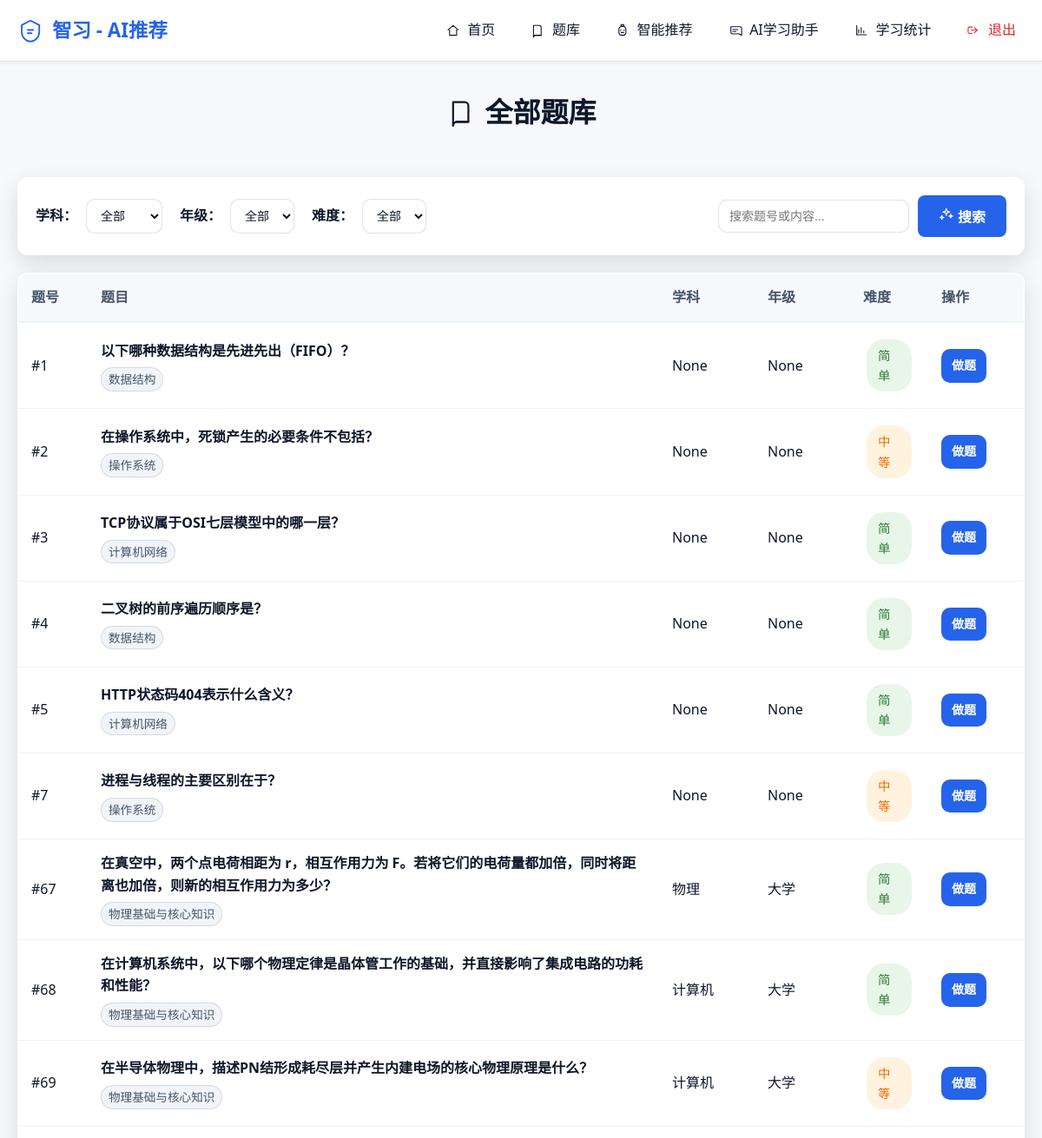
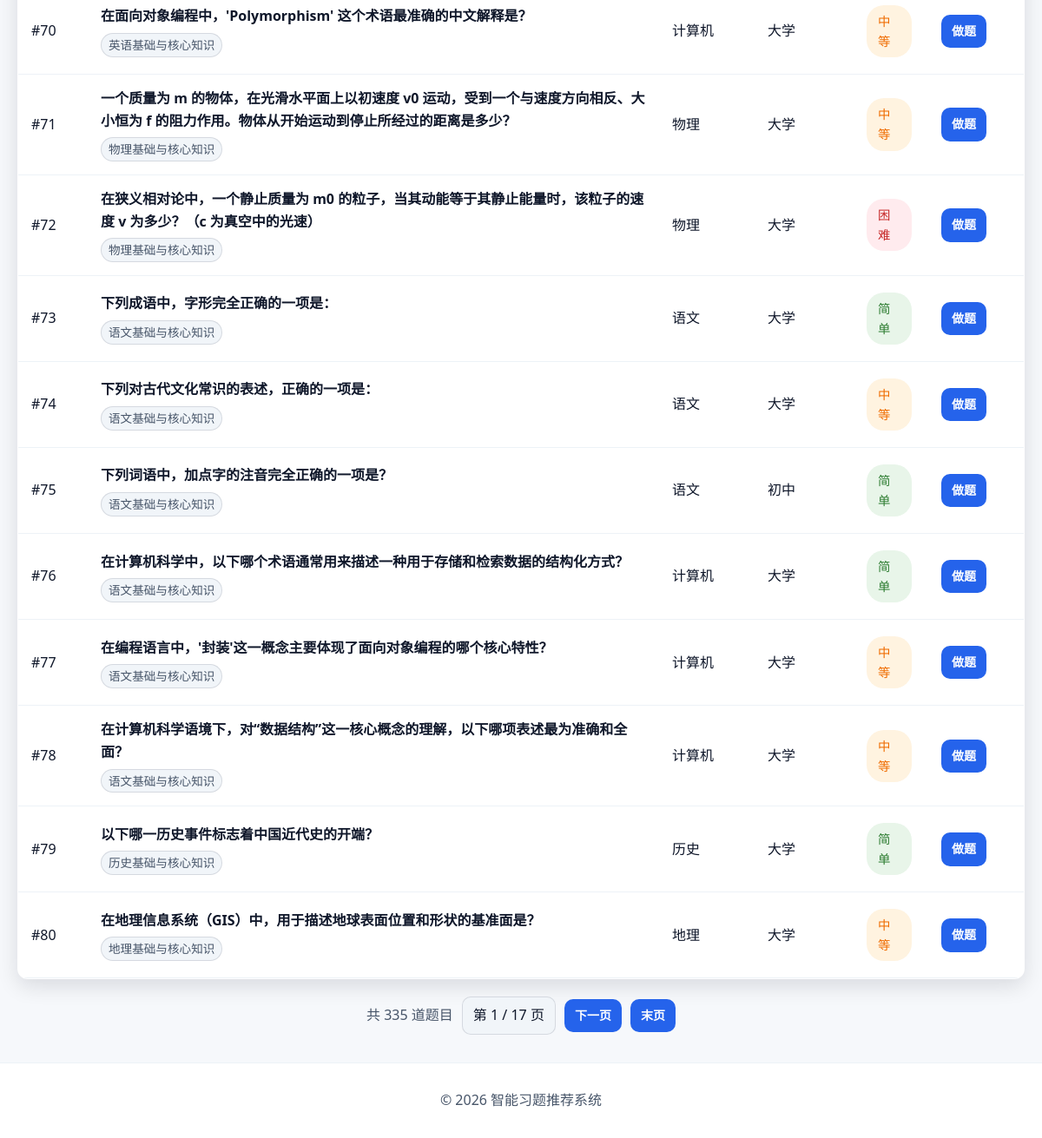
The page /question_bank (signed in) on the database its author committed (2 pictures, top to bottom).
### tables this page shows
CREATE TABLE questions (
                        id INTEGER PRIMARY KEY AUTOINCREMENT,
                        question TEXT NOT NULL,
                        options TEXT NOT NULL,
                        answer TEXT NOT NULL,
                        knowledge TEXT,
                        difficulty TEXT,
                        subject TEXT,
                        grade TEXT,
                        is_deleted INTEGER DEFAULT 0,
                        created_at TEXT DEFAULT (datetime('now')),
                        updated_at TEXT DEFAULT (datetime('now')),
                        created_by INTEGER REFERENCES users(id)
                    );

### exam-recommend-system/app.py (the view)
@app.route('/question_bank')
def question_bank():
    if 'username' not in session:
        return redirect(url_for('login'))
    subject = request.args.get('subject', '全部')
    grade = request.args.get('grade', '全部')
    difficulty = request.args.get('difficulty', '全部')
    search = request.args.get('search', '')
    page = max(1, request.args.get('page', 1, type=int))
    page_size = 20
    total = QuestionModel.count(
        subject=subject, grade=grade, difficulty=difficulty, search=search
    )
    skip = (page - 1) * page_size
    questions = QuestionModel.get_all(
        skip=skip, limit=page_size,
        subject=subject, grade=grade, difficulty=difficulty, search=search
    )
    print(f"[DEBUG] 题库查询: subject={subject}, grade={grade}, difficulty={difficulty}, total={total}, 返回={len(questions)}")
    return render_template('question_bank.html',
                          questions=questions,
                          subject=subject,
                          grade=grade,
                          difficulty=difficulty,
                          search=search,
                          page=page,
                          total=total,
                          page_size=page_size)

### exam-recommend-system/app.py (called while the page is built)
@app.before_request
def before_request():
    if request.endpoint and request.endpoint.startswith('admin.'):
        return
    if request.endpoint and request.endpoint in ('login', 'register', 'static'):
        return
    if request.path.startswith('/api/'):
        return

### exam-recommend-system/db_config.py (called while the page is built)
    def _create_sqlite_connection(self):
        conn = sqlite3.connect(self.db_path, check_same_thread=False)
        conn.row_factory = sqlite3.Row
        conn.execute('PRAGMA foreign_keys = ON')
        conn.execute('PRAGMA journal_mode = WAL')
        conn.execute('PRAGMA busy_timeout = 5000')
        return conn

    def get_pool(self):
        if self._pool is None:
            self.init_pool()
        return self._pool

    @contextmanager
    def get_connection(self):
        pool = self.get_pool()
        conn = None
        try:
            if self.db_type == 'sqlite':
                conn = pool.get_connection()
            else:
                conn = pool.getconn()
            conn.autocommit = False
            yield conn
            conn.commit()
        except Exception as e:
            if conn:
                conn.rollback()
            raise
        finally:
            if conn:
                if self.db_type == 'sqlite':
                    conn.close()
                else:
                    pool.putconn(conn)

    def get_connection(self):
        with self._lock:
            if self._pool:
                return self._pool.pop()
            if len(self._pool) < self.max_conn:
                return self.factory()
            raise Exception("连接池已满")

### exam-recommend-system/models.py (called while the page is built)
def normalize_time_str(val):
    if val is None:
        return None
    if not isinstance(val, str):
        return val
    s = val.replace('T', ' ')
    if len(s) >= 19:
        return s[:19]
    return s

def normalize_dt_fields(d, fields):
    for f in fields:
        if f in d and d[f] is not None:
            d[f] = normalize_time_str(d[f])
    return d

def json_loads_default(val):
    if val is None:
        return []
    if isinstance(val, str):
        try:
            return json.loads(val)
        except:
            return []
    return val

### exam-recommend-system/templates/question_bank.html (shortened to what this page needs)
{% extends "base.html" %}
{% from "_icons.html" import icon %}
{% block content %}
<div class="dashboard-header">
    <h1>{{ icon('book') }} 全部题库</h1>
</div>
<div class="filter-card card">
    <form action="/question_bank" method="GET" class="filter-form filter-form-start">
        <div class="filter-item">
            <label>学科：</label>
            <select name="subject" class="form-select">
                <option value="全部" {% if subject == '全部' %}selected{% endif %}>全部</option>
            </select>
        </div>
        <div class="filter-item">
            <label>年级：</label>
            <select name="grade" class="form-select">
                <option value="全部" {% if grade == '全部' %}selected{% endif %}>全部</option>
            </select>
        </div>
        <div class="filter-item">
            <label>难度：</label>
            <select name="difficulty" class="form-select">
                <option value="全部" {% if difficulty == '全部' %}selected{% endif %}>全部</option>
            </select>
        </div>
        <div class="filter-item filter-item-end">
            <input type="text" name="search" placeholder="搜索题号或内容..." value="{{ search }}" class="form-input">
            <button type="submit" class="btn-primary">
                {{ icon('sparkles') }} 搜索
            </button>
        </div>
    </form>
</div>
<div class="card table-card">
    <table class="history-table">
        <thead>
            <tr>
                <th class="col-id">题号</th>
                <th>题目</th>
                <th class="col-sm">学科</th>
                <th class="col-sm">年级</th>
                <th class="col-xs">难度</th>
                <th class="col-sm">操作</th>
            </tr>
        </thead>
        <tbody>
            {% for q in questions %}
            <tr>
                <td>#{{ q.id }}</td>
                <td>
                    <div class="cell-title">{{ q.question }}</div>
                    <div class="cell-meta">
                        <span class="pill">{{ q.knowledge }}</span>
                    </div>
                </td>
                <td>{{ q.get('subject', '计算机') }}</td>
                <td>{{ q.get('grade', '大学') }}</td>
                <td>
                    <span class="tag {% if q.difficulty == '简单' %}tag-success{% elif q.difficulty == '困难' %}tag-danger{% else %}tag-warning{% endif %}">
                        {{ q.difficulty }}
                    </span>
                </td>
                <td>
                    <a href="/question/{{ q.id }}?from=bank" class="btn-primary btn-sm">做题</a>
                </td>
            </tr>
            {% else %}
            <tr>
                <td colspan="6" class="table-empty">
                    未找到符合条件的题目
                </td>
            </tr>
            {% endfor %}
        </tbody>
    </table>
</div>
{% if total > page_size %}
<div class="pagination-bar">
    <span class="muted">共 {{ total }} 道题目</span>
    {% set total_pages = (total / page_size)|round(method='ceil')|int %}
    <span class="page-indicator">第 {{ page }} / {{ total_pages }} 页</span>
    {% if page < total_pages %}
    <a href="?page={{ page + 1 }}&subject={{ subject }}&grade={{ grade }}&difficulty={{ difficulty }}&search={{ search }}" class="btn-primary btn-sm">下一页</a>
    <a href="?page={{ total_pages }}&subject={{ subject }}&grade={{ grade }}&difficulty={{ difficulty }}&search={{ search }}" class="btn-primary btn-sm">末页</a>
    {% endif %}
</div>
{% endif %}
{% endblock %}

### exam-recommend-system/templates/base.html (shortened to what this page needs)
<!DOCTYPE html>
{% from "_icons.html" import icon %}
<html lang="zh-CN">
<head>
    <link rel="stylesheet" href="{{ url_for('static', filename='css/style.css') }}">
</head>
<body>
    {% if session.get('username') %}
    <nav class="navbar">
        <div class="container">
            <a href="/" class="logo">{{ icon('logo', 'icon-lg') }}<span>智习 - AI推荐</span></a>
            <div class="nav-links">
                <a href="/">{{ icon('home') }}<span>首页</span></a>
                <a href="/question_bank">{{ icon('book') }}<span>题库</span></a>
                <a href="/recommend">{{ icon('robot') }}<span>智能推荐</span></a>
                <a href="/ai_chat">{{ icon('chat') }}<span>AI学习助手</span></a>
                <a href="/stats">{{ icon('chart') }}<span>学习统计</span></a>
                <a href="/logout" class="btn-logout">{{ icon('logout') }}<span>退出</span></a>
            </div>
        </div>
    </nav>
    {% endif %}
    <div class="main-container">
        {% block content %}{% endblock %}
    </div>
    <footer>
        <p>&copy; 2026 智能习题推荐系统</p>
    </footer>
</body>
</html>

### exam-recommend-system/templates/_icons.html
{% macro icon(name, class='') -%}
<svg class="icon {{ class }}" aria-hidden="true" focusable="false">
    <use href="{{ url_for('static', filename='icons/sprite.svg') }}#{{ name }}"></use>
</svg>
{%- endmacro %}

### rows shown on the page
questions: id "1", question "以下哪种数据结构是先进先出（FIFO）？", knowledge "数据结构", get "None", difficulty "简单"
questions: id "2", question "在操作系统中，死锁产生的必要条件不包括？", knowledge "操作系统", get "None", difficulty "中等"
questions: id "3", question "TCP协议属于OSI七层模型中的哪一层？", knowledge "计算机网络", get "None", difficulty "简单"
questions: id "4", question "二叉树的前序遍历顺序是？", knowledge "数据结构", get "None", difficulty "简单"
questions: id "5", question "HTTP状态码404表示什么含义？", knowledge "计算机网络", get "None", difficulty "简单"
questions: id "7", question "进程与线程的主要区别在于？", knowledge "操作系统", get "None", difficulty "中等"
questions: id "67", question "在真空中，两个点电荷相距为 r，相互作用力为 F。若将它们的电荷量都加倍，同时将距离也加倍，则新的相互作用力为多少？", knowledge "物理基础与核心知识", get "物理", get "大学", difficulty "简单"
questions: id "68", question "在计算机系统中，以下哪个物理定律是晶体管工作的基础，并直接影响了集成电路的功耗和性能？", knowledge "物理基础与核心知识", get "计算机", get "大学", difficulty "简单"
questions: id "69", question "在半导体物理中，描述PN结形成耗尽层并产生内建电场的核心物理原理是什么？", knowledge "物理基础与核心知识", get "计算机", get "大学", difficulty "中等"
questions: id "70", question "在面向对象编程中，'Polymorphism' 这个术语最准确的中文解释是？", knowledge "英语基础与核心知识", get "计算机", get "大学", difficulty "中等"
questions: id "71", question "一个质量为 m 的物体，在光滑水平面上以初速度 v0 运动，受到一个与速度方向相反、大小恒为 f 的阻力作用。物体从开始运动到停止所经过的距离是多少？", knowledge "物理基础与核心知识", get "物理", get "大学", difficulty "中等"
questions: id "72", question "在狭义相对论中，一个静止质量为 m0 的粒子，当其动能等于其静止能量时，该粒子的速度 v 为多少？（c 为真空中的光速）", knowledge "物理基础与核心知识", get "物理", get "大学", difficulty "困难"
questions: id "73", question "下列成语中，字形完全正确的一项是：", knowledge "语文基础与核心知识", get "语文", get "大学", difficulty "简单"
questions: id "74", question "下列对古代文化常识的表述，正确的一项是：", knowledge "语文基础与核心知识", get "语文", get "大学", difficulty "中等"
questions: id "75", question "下列词语中，加点字的注音完全正确的一项是？", knowledge "语文基础与核心知识", get "语文", get "初中", difficulty "简单"
questions: id "76", question "在计算机科学中，以下哪个术语通常用来描述一种用于存储和检索数据的结构化方式？", knowledge "语文基础与核心知识", get "计算机", get "大学", difficulty "简单"
questions: id "77", question "在编程语言中，'封装'这一概念主要体现了面向对象编程的哪个核心特性？", knowledge "语文基础与核心知识", get "计算机", get "大学", difficulty "中等"
questions: id "78", question "在计算机科学语境下，对“数据结构”这一核心概念的理解，以下哪项表述最为准确和全面？", knowledge "语文基础与核心知识", get "计算机", get "大学", difficulty "中等"
questions: id "79", question "以下哪一历史事件标志着中国近代史的开端？", knowledge "历史基础与核心知识", get "历史", get "大学", difficulty "简单"
questions: id "80", question "在地理信息系统（GIS）中，用于描述地球表面位置和形状的基准面是？", knowledge "地理基础与核心知识", get "地理", get "大学", difficulty "中等"

### other values the page prints
{{ total }} "335"
{{ page }} "1"
{{ total_pages }} "17"
